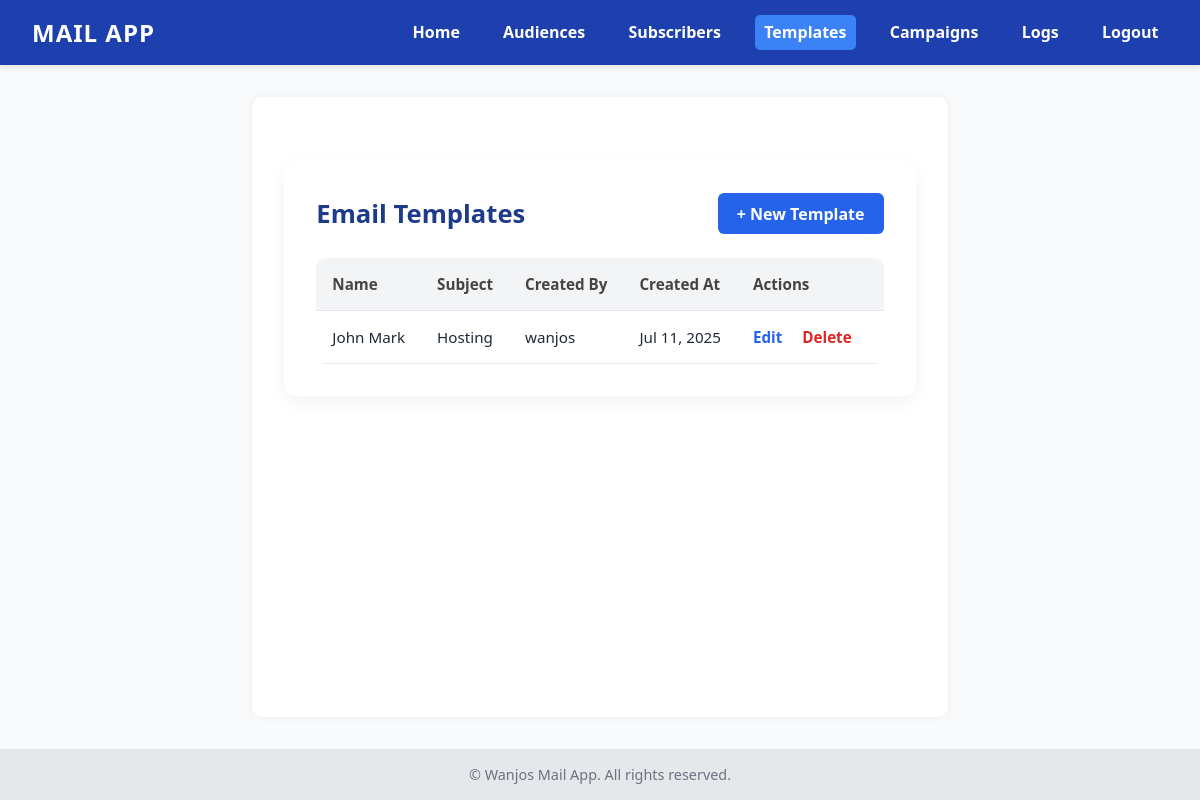
Page /templates/ (signed in) on the committed database.
### sendemail/models.py (models this page shows, shortened)
class EmailTemplate(models.Model):
    user = models.ForeignKey(User, on_delete=models.CASCADE, related_name="email_templates")
    name = models.CharField(max_length=255)
    subject = models.CharField(max_length=255)
    body_html = models.TextField()
    body_text = models.TextField(blank=True)
    created_at = models.DateTimeField(auto_now_add=True)

class User(AbstractUser):
    company_name = models.CharField(max_length=255, blank=True, null=True)
    phone_number = models.CharField(max_length=20, blank=True, null=True)
    is_email_verified = models.BooleanField(default=False)

### sendemail/views.py (the view)
# urls.py: path('templates/', views.emailtemplate_list, name='email_templates'),
@login_required
def emailtemplate_list(request):
    templates = EmailTemplate.objects.filter(user=request.user)
    return render(request, "emailtemplates/emailtemplate_list.html", {"templates": templates})

### templates/emailtemplates/emailtemplate_list.html (shortened to what this page needs)
{% extends "base.html" %}
{% block content %}
<div class="template-container">
  <div class="template-header">
    <h2>Email Templates</h2>
    <a href="{% url 'email_template_create' %}" class="btn-create">+ New Template</a>
  </div>
  {% if templates %}
  <table>
    <thead>
      <tr>
        <th>Name</th>
        <th>Subject</th>
        <th>Created By</th>
        <th>Created At</th>
        <th>Actions</th>
      </tr>
    </thead>
    <tbody>
      {% for template in templates %}
      <tr>
        <td data-label="Name">{{ template.name }}</td>
        <td data-label="Subject">{{ template.subject }}</td>
        <td data-label="Created By">{{ template.user.username }}</td>
        <td data-label="Created At">{{ template.created_at|date:"M d, Y" }}</td>
        <td data-label="Actions" class="action-links">
          <a href="{% url 'email_template_edit' template.pk %}" class="action-edit">Edit</a>
          <a href="{% url 'email_template_delete' template.pk %}" class="action-delete">Delete</a>
        </td>
      </tr>
      {% endfor %}
    </tbody>
  </table>
  {% else %}
    <p>No email templates found. <a href="{% url 'email_template_create' %}" style="color: #2563eb;">Create one now</a>.</p>
  {% endif %}
</div>
{% endblock %}

### templates/base.html (style rules this page uses)
*, *::before, *::after { box-sizing: border-box; }
body { margin: 0; font-family: 'Segoe UI', Tahoma, Geneva, Verdana, sans-serif; background-color: #f9fafb; color: #1f2937; display: flex; flex-direction: column; min-height: 100vh; }
a { color: #ffffff; text-decoration: none; transition: color 0.3s ease; }

### templates/emailtemplates/emailtemplate_list.html (style rules this page uses)
.template-container { max-width: 1000px; margin: 2rem auto; padding: 2rem; background: white; border-radius: 12px; box-shadow: 0 6px 18px rgba(0, 0, 0, 0.05); font-family: 'Segoe UI', Tahoma, Geneva, Verdana, sans-serif; }
.template-header { display: flex; justify-content: space-between; align-items: center; margin-bottom: 1.5rem; }
.template-header h2 { margin: 0; font-size: 1.6rem; color: #1e3a8a; }
.btn-create { background-color: #2563eb; color: white; padding: 0.6rem 1.2rem; border-radius: 6px; text-decoration: none; font-weight: 600; transition: background-color 0.2s ease; }
table { width: 100%; border-collapse: collapse; border-radius: 10px; overflow: hidden; font-size: 0.95rem; }
th, td { padding: 1rem; text-align: left; border-bottom: 1px solid #e5e7eb; }
th { background-color: #f3f4f6; color: #444; font-weight: 600; }
.action-links a { margin-right: 1rem; font-weight: 600; text-decoration: none; }
.action-edit { color: #2563eb; }
.action-delete { color: #dc2626; }

### rows in the picture
EmailTemplate: name "John Mark", subject "Hosting", user.username "wanjos", created_at "Jul 11, 2025"
